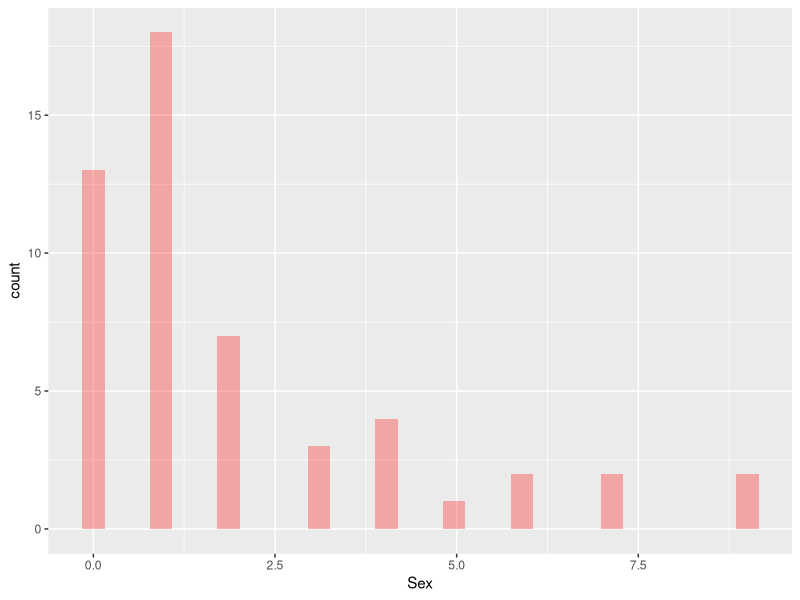
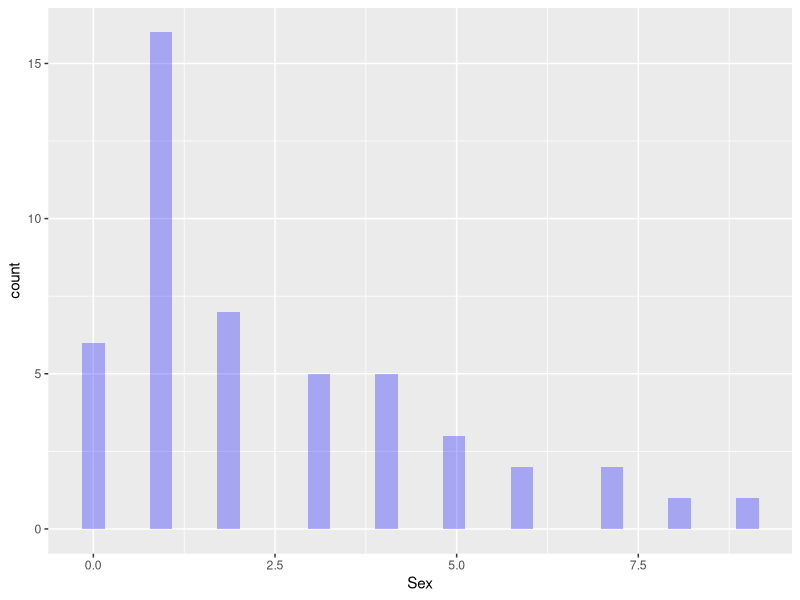
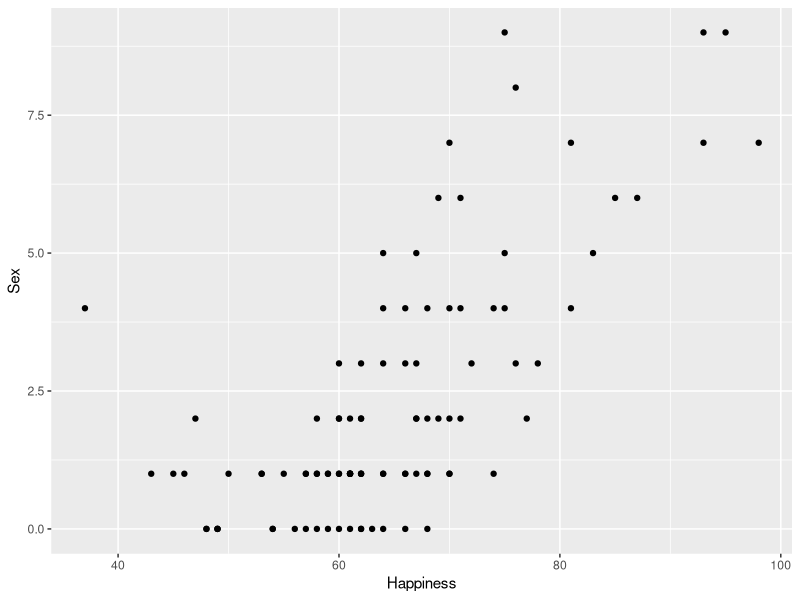
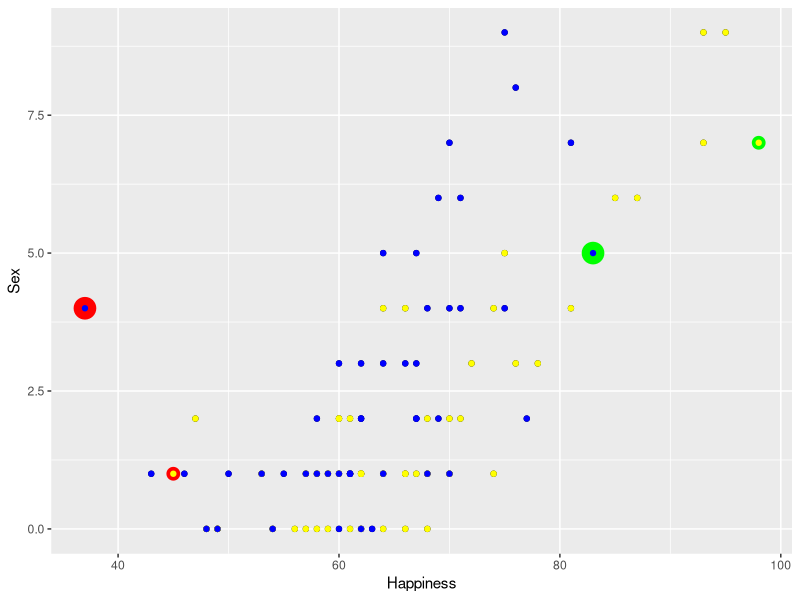
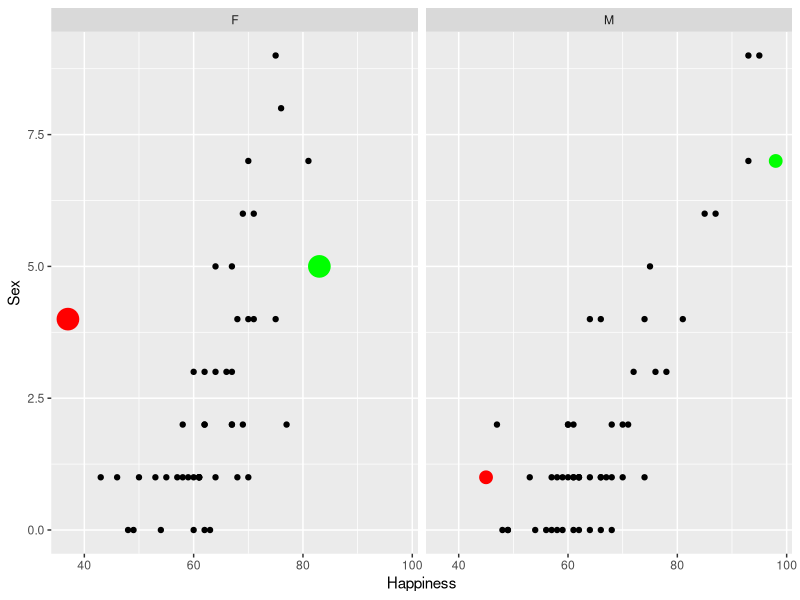
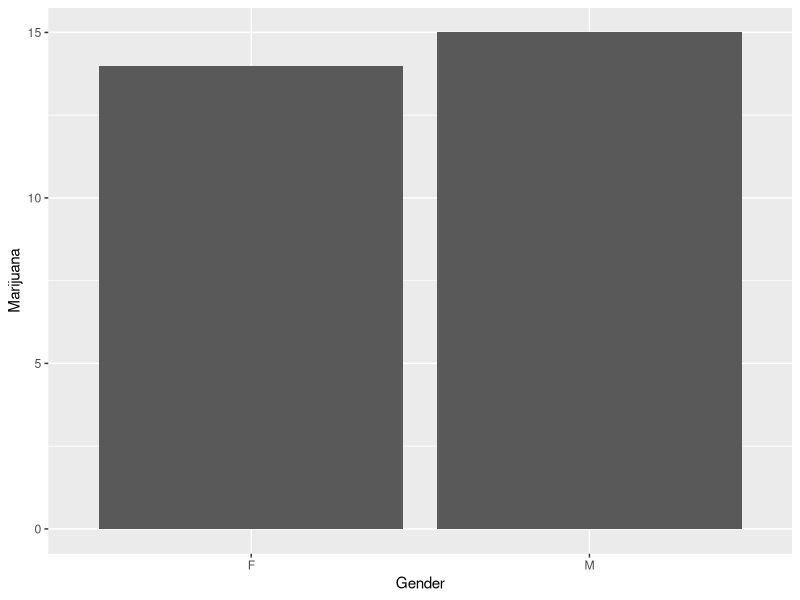
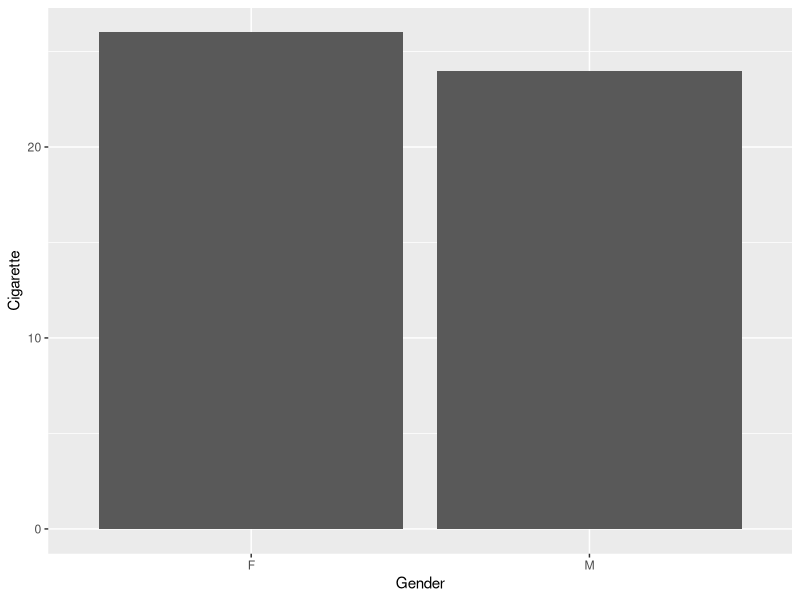
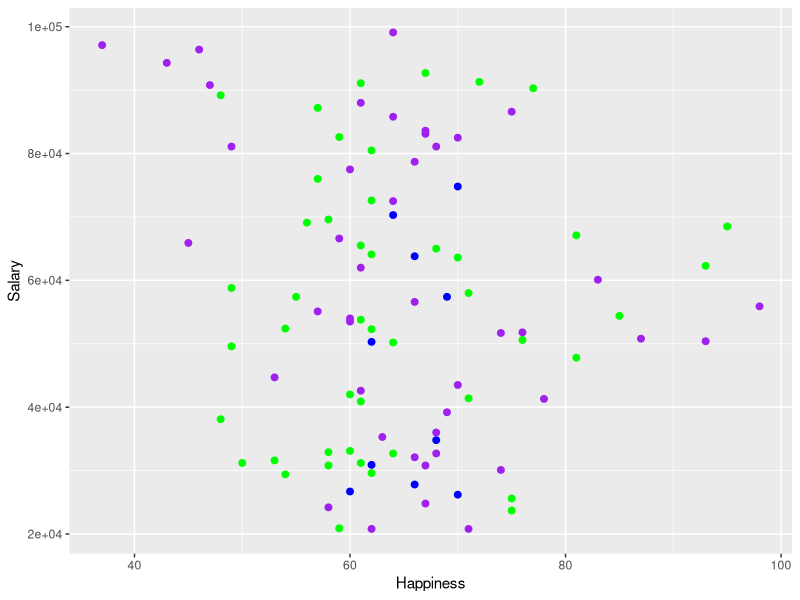

Reproduce these figures in R, in order.
## ---- chunk 1
knitr::opts_chunk$set(echo = TRUE)
## ---- chunk 2
library(tidyverse)
library(ggplot2)
taboo <- read.csv("Taboo.csv")
## ---- chunk 3
taboo %>%
  group_by(Gender) %>%
  summarize(avg.sex = mean(Sex)) 
## ---- chunk 4
males <- subset(taboo, Gender == "M")
females <- subset(taboo, Gender == "F")

ggplot(taboo, mapping = aes(Sex)) +
  geom_histogram(data = males, aes(Sex), fill ="red", alpha = .3) 

  ggplot(taboo, mapping = aes(Sex)) +
  geom_histogram(data = females, aes(Sex), fill ="blue", alpha = .3)
## ---- chunk 5
males <- subset(taboo, Gender == "M")
females <- subset(taboo, Gender == "F")

ggplot(data = taboo, mapping = aes(x = Happiness, y = Sex)) + geom_point() 
## ---- chunk 6
happiest.female <- filter(taboo, ID == 51)
saddest.female <- filter(taboo, ID == 27)
happiest.male <- filter(taboo, ID == 41)
saddest.male <- filter(taboo, ID == 33)

taboo %>%
  group_by(Gender) %>%
  arrange(Happiness) %>%
  ggplot(mapping = aes(Happiness, Sex)) + geom_point() + 
  geom_point(data = happiest.female, color = "green", size = 7) +
  geom_point(data = happiest.male, color = "green", size = 4) +
  geom_point(data = saddest.female, color = "red", size = 7) +
  geom_point(data = saddest.male, color = "red", size = 4) +
  geom_point(data = males, color = "yellow") +
  geom_point(data = females, color = "blue")

## ---- chunk 7
taboo %>%
ggplot(aes(x = Happiness, y = Sex)) + geom_point() +
   geom_point(data = happiest.female, color = "green", size = 7) +
  geom_point(data = happiest.male, color = "green", size = 4) +
  geom_point(data = saddest.female, color = "red", size = 7) +
  geom_point(data = saddest.male, color = "red", size = 4) +
  facet_wrap(~Gender)
## ---- chunk 8
taboo %>%
  group_by(Gender) %>%
  ggplot(mapping = aes(x = Gender, y = Marijuana)) + 
  geom_bar(stat = "identity")

taboo %>%
  group_by(Gender) %>%
  ggplot(mapping = aes(x = Gender, y = Cigarette)) + 
  geom_bar(stat = "identity")


## ---- chunk 9
no.alc <-  
  taboo %>%
    filter(Alcohol == 0)
few.alc <- 
  taboo %>% 
    filter(Alcohol >= 1 & Alcohol <= 3)
lots.alc <- 
  taboo %>%
    filter(Alcohol > 3)

taboo %>% 
  ggplot(mapping = aes(Happiness, Salary)) + geom_point() + 
    geom_point(data = no.alc, color = "blue", size = 2) +
    geom_point(data = few.alc, color = "green", size = 2) +
    geom_point(data = lots.alc, color = "purple", size = 2)
## ---- chunk 10
weed.cig <-  
  taboo %>%
    filter(Cigarette == 1 & Marijuana == 1)

cig <- 
  taboo %>% 
    filter(Cigarette == 1 & Marijuana == 0)

weed <- 
  taboo %>%
    filter(Marijuana == 1 & Cigarette == 0)

taboo %>% 
  ggplot(mapping = aes(Happiness, Salary)) + geom_point() + 
    geom_point(data = weed, color = "yellow", size = 2) +
    geom_point(data = cig, color = "blue", size = 2) +
    geom_point(data = weed.cig, color = "green", size = 2) 
